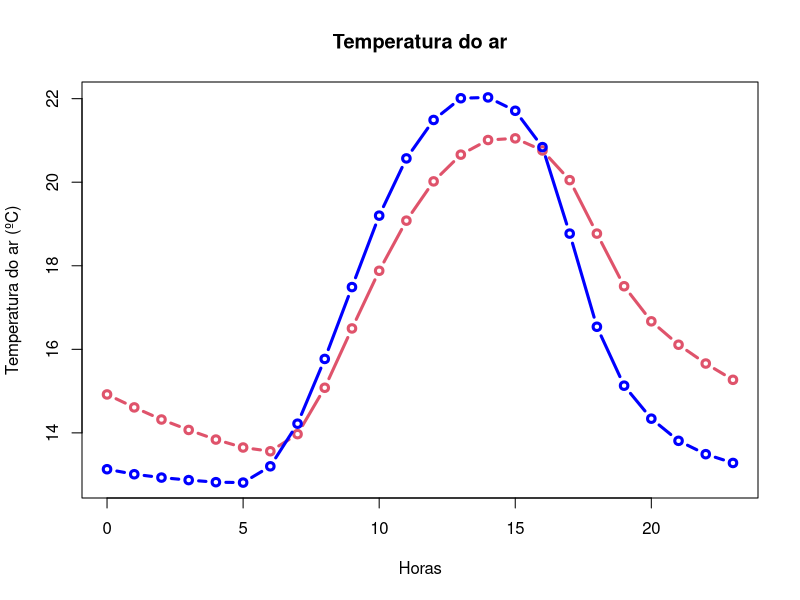
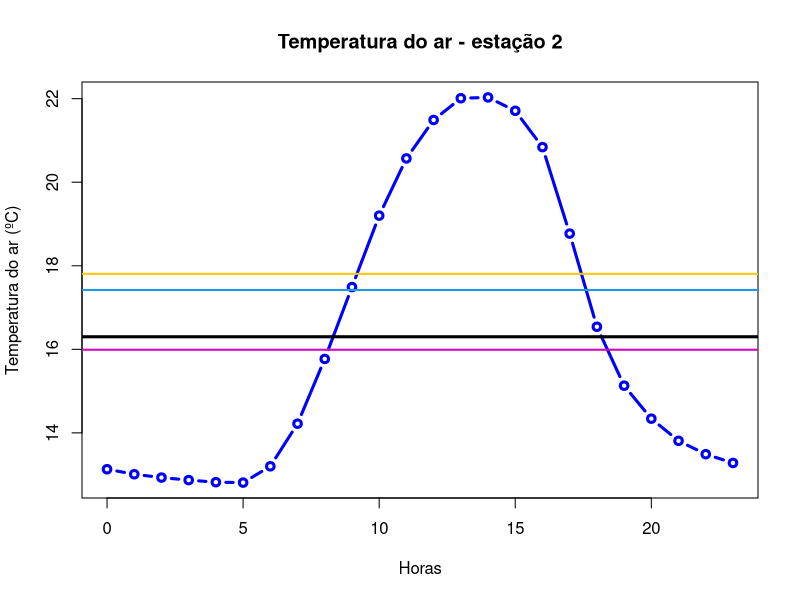
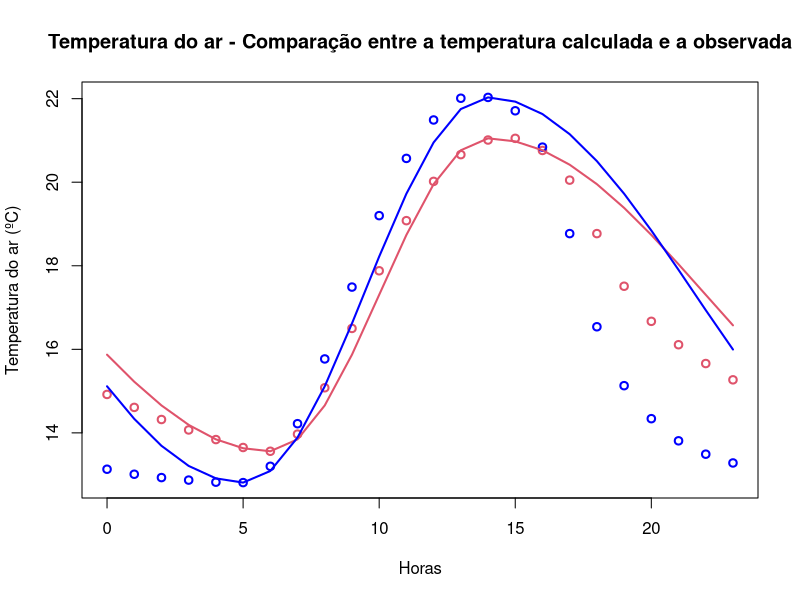

Here is the R script that generated these plots, in order:
## ---- chunk 1
knitr::opts_chunk$set(echo = TRUE)
## ---- chunk 2
(x <- seq(from = 3, to = 6, by = 0.1))
## ---- chunk 3
exp1 <- seq(from = 3, to = 36, by = 3)
exp2 <- seq(from = 1, to = 34, by = 3)
vetor_2a <- 0.1^(exp1) * 0.2^(exp2)
vetor_2a
## ---- chunk 4
seq_aux <- seq(from = 1, to = 25, by = 1)
vetor_2b <- (2^(seq_aux))/seq_aux
vetor_2b
## ---- chunk 5
dds <- c(
         domingo = 1,
         segunda = 2,
         terca = 3,
         quarta = 4,
         quinta = 5,
         sexta = 6,
         sabado = 7
         )

dds
## ---- chunk 6
dds_nums <- c(
  5L, 2L, 5L, 2L, 7L, 7L, 2L,
  6L, 6L, 3L, 7L, 1L, 2L, 2L,
  5L, 7L, 3L, 2L, 6L, 4L, 1L
)
names(dds)[dds_nums]
## ---- chunk 7
vetor_5a <- c(85, 79, 70, 6, 32, 8, 17, 93, 81, 76)
vetor_par_5a <- (vetor_5a %% 2 == 0)
vetor_par_5a
## ---- chunk 8
quant_impar <- sum(vetor_5a %%2 != 0)
quant_impar
## ---- chunk 9
anos <- c(1894, 1947, 1901, 1992, 1925, 2014, 1993, 1996,            1984, 1897, 2100, 2300)

ano_bissexto <- (anos %% 4 == 0 & anos %% 100 != 0) | (anos %% 4 == 0 & anos %% 400 == 0 )

ano_bissexto
## ---- chunk 10
anos[ano_bissexto]
## ---- chunk 11
ndias <- ifelse(
                test = ano_bissexto,
                yes = 366,
                no = 365
                )
ndias
## ---- chunk 12
tot_anos_bissexto <- sum(ano_bissexto)
tot_anos_bissexto

#ou

tot_anos_bissexto <- sum(ndias==366)
tot_anos_bissexto
## ---- chunk 13
vetor_7a <- c(
              -30,
              seq(from = 0, to = 20, by = 5),
              30
              )
vetor_7a
## ---- chunk 14
vetor_7b <- seq(from = 1.0, to = 0.0, by = -0.2)
vetor_7b
## ---- chunk 15
vetor_7c <- seq(from = -pi, to = pi, length.out = 10)
vetor_7c
## ---- chunk 16
vetor_7d <- rep(x = -1:5, times = 2:8)
vetor_7d
## ---- chunk 17
vetor_7e <- rep(x = c(5:1,2:5), times = c(5:1,2:5))
vetor_7e
## ---- chunk 18
vetor_8 <- v3 <- c(11, 0.25, 7, 2)
## ---- chunk 19
seq(from = 1, to = length(vetor_8), length.out = length(vetor_8))
## ---- chunk 20
vetor_8 <- v2 <- c(11, 0.25)
## ---- chunk 21
seq(from = 1, to = length(vetor_8), length.out = length(vetor_8))
## ---- chunk 22
vetor_8 <- v1 <- c(11)
## ---- chunk 23
seq(from = 1, to = length(vetor_8), length.out = length(vetor_8))
## ---- chunk 24
vetor_8 <- v0 <- c()
## ---- chunk 25
seq(from = 1, to = length(vetor_8), length.out = length(vetor_8))
## ---- chunk 26
tar_est1 <- c(
  14.92, 14.61, 14.32, 14.07, 13.84, 13.65, 13.56, 13.97, 15.08,
  16.5, 17.88, 19.08, 20.02, 20.66, 21.01, 21.05, 20.76, 20.05,
  18.77, 17.51, 16.67, 16.11, 15.66, 15.27
)
tar_est2 <- c(
  13.13, 13.01, 12.93, 12.87, 12.82, 12.81, 13.2, 14.22, 15.77,
  17.49, 19.2, 20.57, 21.49, 22.01, 22.03, 21.71, 20.84, 18.77,
  16.54, 15.13, 14.34, 13.81, 13.49, 13.28
)
## ---- chunk 27
length(tar_est1)
length(tar_est2)

#verificando o tamanho dos vetores

horas <- seq(0, 23)

plot(
     x = horas,
     y = tar_est1,
     xlab = "Horas",
     ylab = "Temperatura do ar (ºC)",
     main = "Temperatura do ar",
     type = "b",
     lwd = 3,
     col = 2,
     ylim = range(c(tar_est1,tar_est2))
     )

lines(
      x = horas,
      y = tar_est2,
      col = "blue",
      lwd = 3,
      type = "b"
      )
## ---- chunk 28
tmed_est1 <- round(x = mean(tar_est1), digits = 1)
tmed_est2 <- round(x = mean(tar_est2), digits = 1)
tmed_est1
tmed_est2
## ---- chunk 29
tmed_est1 == tmed_est2

#Os valores não são iguais

est_quente <- ifelse(
                     test = tmed_est1 > tmed_est2,
                     yes = "O ambiente da estação 1 é mais quente",
                     no = "O ambiente da estação 2 é mais quente"
                     )
est_quente
## ---- chunk 30
maxtemp3_est1 <- sort(x = tar_est1, decreasing = TRUE)[3]
maxtemp3_est2 <- sort(x = tar_est2, decreasing = TRUE)[3]
maxtemp3_est1
maxtemp3_est2
## ---- chunk 31
atd_est1 <- round(max(tar_est1)-min(tar_est1), digits = 1)
atd_est2 <- round(max(tar_est2)-min(tar_est2), digits = 1)
atd_est1
atd_est2
## ---- chunk 32
hmax_est1 <- horas[which(max(tar_est1) == tar_est1)]
hmax_est2 <- horas[which(max(tar_est2) == tar_est2)]
hmin_est1 <- horas[which(min(tar_est1) == tar_est1)]
hmin_est2 <- horas[which(min(tar_est2) == tar_est2)]
hmax_est1
hmax_est2
hmin_est1
hmin_est2
## ---- chunk 33
vetor_max_diff <- abs(tar_est2[which(tar_est2 > tar_est1)] - tar_est1[which(tar_est2 > tar_est1)])
max_diff <- max(vetor_max_diff)
max_diff
## ---- chunk 34
hora_max_diff <- horas[which(tar_est2 > tar_est1 & abs(tar_est2 - tar_est1) == max_diff)]
hora_max_diff
## ---- chunk 35
tar_apos_tmax_est1 <- tar_est1
tar_apos_tmax_est1[1:hmax_est1] <- NA

diff_apos_tmax_est1 <- c(NA, diff(tar_apos_tmax_est1))
aux1 <- which(diff_apos_tmax_est1 == min(diff_apos_tmax_est1, na.rm = TRUE))
hps_est1 <- horas[aux1]
hps_est1

tar_apos_tmax_est2 <- tar_est2
tar_apos_tmax_est2[1:hmax_est2] <- NA

diff_apos_tmax_est2 <- c(NA, diff(tar_apos_tmax_est2))
aux2 <- which(diff_apos_tmax_est2 == min(diff_apos_tmax_est2, na.rm = TRUE))
hps_est2 <- horas[aux2]
hps_est2
## ---- chunk 36
horas_prox <- horas[which(abs(tar_est1 - tar_est2) < 0.5)]
horas_prox
## ---- chunk 37
tar_met1 = (max(tar_est2)+min(tar_est2)) / 2
tar_met1

tar_met2 = (max(tar_est2) + min(tar_est2) + tar_est2[which(horas == 9)] + tar_est2[which(horas == 21)] * 2) / 5
tar_met2

tar_met3 = (tar_est2[which(horas == 7)] + tar_est2[which(horas == 14)] + tar_est2[which(horas == 9)] * 2) / 4
tar_met3
## ---- chunk 38
plot(
     x = horas,
     y = tar_est2,
     xlab = "Horas",
     ylab = "Temperatura do ar (ºC)",
     main = "Temperatura do ar - estação 2",
     type = "b",
     lwd = 3,
     col = "blue",
     ylim = range(tar_est2)
     )

abline(h = tmed_est2, col = 1, lwd = 3)

abline(h = tar_met1, col = 4, lwd = 2)
abline(h = tar_met2, col = 6, lwd = 2)
abline(h = tar_met3, col = 7, lwd = 2)
## ---- chunk 39
t_barra_est1 <- (max(tar_est1) + min(tar_est1)) / 2
a_upper_est1 <- (max(tar_est1) - min(tar_est1)) / 2

arg1_est1 <- pi*((horas[1:hmin_est1] + 10) / (10 + hmin_est1))

arg2_est1 <- pi*((horas[(hmin_est1+1):hmax_est1] - hmin_est1) / (14 - hmin_est1))

arg3_est1 <- pi*((14 - horas[(hmax_est1+1):length(horas)]) / (10 + hmin_est1))

tar_calc_est1 <- rep(x = NA, times = length(tar_est1)) #inicializa o vetor da temperatura calculada sem valor algum, mas com o mesmo tamanho de tar_est1

tar_calc_est1[1:hmin_est1] <- t_barra_est1 + a_upper_est1*cos(arg1_est1)
tar_calc_est1[(hmin_est1+1):hmax_est1] <- t_barra_est1 - a_upper_est1*cos(arg2_est1)
tar_calc_est1[(hmax_est1+1):length(tar_calc_est1)] <- t_barra_est1 + a_upper_est1*cos(arg3_est1)

t_barra_est2 <- (max(tar_est2) + min(tar_est2)) / 2
a_upper_est2 <- (max(tar_est2) - min(tar_est2)) / 2

arg1_est2 <- pi*((horas[1:hmin_est2] + 10) / (10 + hmin_est2))

arg2_est2 <- pi*((horas[(hmin_est2+1):hmax_est2] - hmin_est2) / (14 - hmin_est2))

arg3_est2 <- pi*((14 - horas[(hmax_est2+1):length(horas)]) / (10 + hmin_est2))

tar_calc_est2 <- rep(x = NA, times = length(tar_est2)) #inicializa o vetor da temperatura calculada sem valor algum, mas com o mesmo tamanho de tar_est2

tar_calc_est2[1:hmin_est2] <- t_barra_est2 + a_upper_est2*cos(arg1_est2)
tar_calc_est2[(hmin_est2+1):hmax_est2] <- t_barra_est2 - a_upper_est2*cos(arg2_est2)
tar_calc_est2[(hmax_est2+1):length(tar_calc_est2)] <- t_barra_est2 + a_upper_est2*cos(arg3_est2)
## ---- chunk 40
plot(
     x = horas,
     y = tar_est1,
     xlab = "Horas",
     ylab = "Temperatura do ar (ºC)",
     main = "Temperatura do ar - Comparação entre a temperatura calculada e a observada",
     type = "p",
     lwd = 2,
     col = 2,
     ylim = range(c(tar_est1,tar_est2))
     )

lines(
      x = horas,
      y = tar_est2,
      col = "blue",
      lwd = 2,
      type = "p"
      )

lines(
      x = horas,
      y = tar_calc_est1,
      col = 2,
      lwd = 2,
      type = "l"
      )

lines(
      x = horas,
      y = tar_calc_est2,
      col = "blue",
      lwd = 2,
      type = "l"
      )
## ---- chunk 41
rmse_est1 <- sqrt(sum((tar_calc_est1 - tar_est1)^2) / length(tar_est1))

rmse_est1

rmse_est2 <- sqrt(sum((tar_calc_est2 - tar_est2)^2) / length(tar_est2))

rmse_est2
